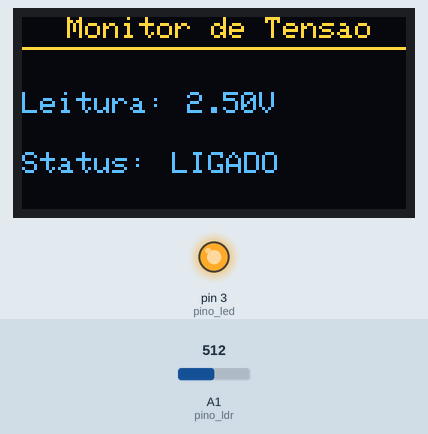
Recording of a sketch running on a simulated Arduino Uno, built with avr-gcc and run on an emulated ATmega328P. Parts: 128×64 one-colour display, output pins drawn as LEDs (lit = HIGH). The inputs (shaded band) are chosen by the test bench; at power-on: A1 (pino_ldr) = 512. The OLED is the two-colour kind (top 16 rows yellow); what the sketch prints to the serial monitor is not drawn.

Above: at 1.2 s.
1.3 s: A1 (pino_ldr) set to 499
At 1.6 s:
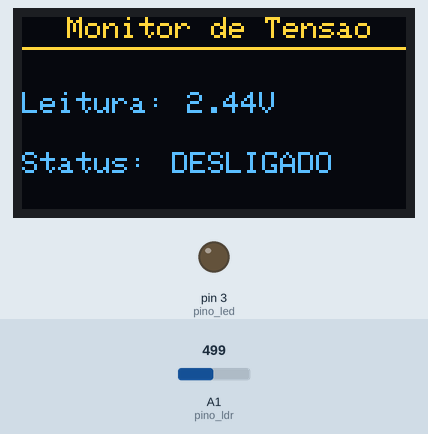
2.8 s: A1 (pino_ldr) set to 716
At 4.1 s:
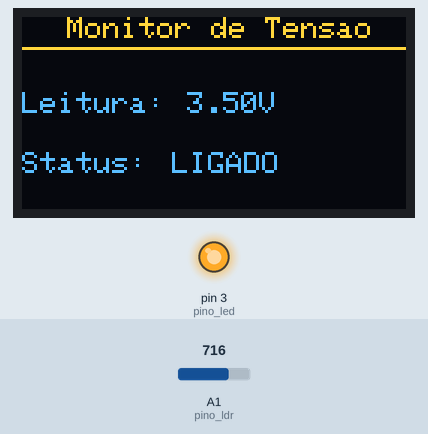
4.4 s: A1 (pino_ldr) set to 900
At 5.6 s:
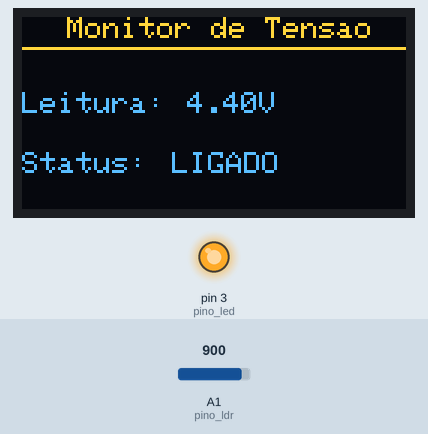
Timing chart, 0 to 7.4 s (numbered marks = the images above; inputs shaded):
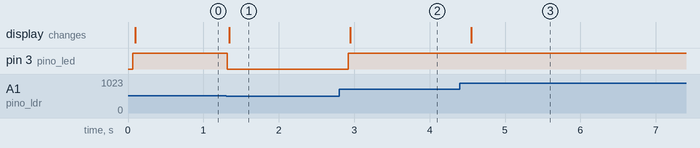

The sketch:

sensor-with-led-with-oled.ino
```cpp
//Bibliotecas para tela LCD
#include <Wire.h>
#include <Adafruit_GFX.h>
#include <Adafruit_SSD1306.h>

// Configurações do OLED
#define LARGURA_TELA 128
#define ALTURA_TELA 64
#define RESET_TELA -1
#define ENDERECO_I2C 0x3C // Endereço físico padrão do SSD1306

//Instaciar o objeto Adafruit_SSD1306 (nossa tela) com a variável 'display'.
//Passando 128 largura e 64 de altura, visto que ela é 128x64 pixel
Adafruit_SSD1306 display(LARGURA_TELA, ALTURA_TELA, &Wire, RESET_TELA);

//LDR = sensor de luz.

const int pino_ldr = A1;
float leitura_ldr = 0; //leitura analógica, há valores não inteiros
float tensao_analogica = 0; //para transformar os valores de tensao digital para analogico

const int pino_led = 3;

//Variáveis para estado de controle da interface:
//A ideia é apenas atualizar a tensão e a os dizeres "ligado" e "desligado" ao acontecer a mudança.
bool estadoLED = false;
bool estadoAnteriorLED = false;
bool primeiraExecucao = true; //inicializamos a tela com true.

void setup()
{
  Serial.begin(9600); //define a taxa de transferência serial em bit/s
  pinMode(pino_led, OUTPUT); //o pino do LED é de saída de sinal elétrico

  // Tenta iniciar a comunicação com o chip da tela. Apenas um teste para inicialização
  if(!display.begin(SSD1306_SWITCHCAPVCC, ENDERECO_I2C)) {
    for(;;); // Trava o sistema num loop infinito se houver falha de hardware
  }

  display.clearDisplay();
  display.setTextColor(SSD1306_WHITE, SSD1306_BLACK); //WHITE == 1 (ligado), BLACK == 0 (desligado)
  display.setTextSize(1);

  // --- Estrutura Estática da Interface (Desenhada apenas 1 vez) ---
  display.setCursor(15, 0);
  display.print("Monitor de Tensao"); //sem acento pq a tela não reconhece

  display.drawLine(0, 10, 128, 10, SSD1306_WHITE); // Uma linha de design

  display.setCursor(0, 25);
  display.print("Leitura: ");

  display.setCursor(0, 45);
  display.print("Status: ");

  // Descarrega o frame inicial da RAM para a tela
  display.display();
}

void loop()
{
  leitura_ldr = analogRead(pino_ldr); //função que capta a leitura do pino_ldr (nesse caso, A3)
  tensao_analogica = 5*leitura_ldr/1023;
  Serial.print("Tensao LDR: ");
  Serial.println(tensao_analogica);

  //Agora para ligar o led:
  if(tensao_analogica > 2.5){
  	digitalWrite(pino_led, HIGH);
    estadoLED = true;
  }
  else{
    digitalWrite(pino_led, LOW);
    estadoLED = false;
  }

  //Agora, medir a tensão:
  display.setCursor(55, 25); //pula os pixels da palavra "leitura"
  display.print(tensao_analogica);
  display.print("V "); //Com espaço para limpar lixo de memória residual de outros comandos de "display" feitos antes

  //Atualização de "ligado" para "desligado":
  if(estadoLED != estadoAnteriorLED || primeiraExecucao){
    display.setCursor(50, 45);

    if(estadoLED == true){
      display.print("LIGADO   "); //Com 3 espaços para sobrecresver "DESLIGADO" ao ligar.
    }
    else{
      display.print("DESLIGADO");
    }

    estadoAnteriorLED = estadoLED;
    primeiraExecucao = false;
  }

  display.display(); //atualiza o que está no visor.
  delay(150); //150ms para atualizar o que está na tela.
}
```

Measured:
- the behaviour switches between 512 and 511 on A1 (pino_ldr) (found by bisection; images 0 and 1)
- after the input at 1.3 s, pin 3 (pino_led): HIGH → LOW at once; the display: changes at once (image 1)
- after the input at 2.8 s, pin 3 (pino_led): LOW → HIGH after 0.12 s; the display: changes after 0.15 s (image 2)
- after the input at 4.4 s, the display: changes after 0.15 s (image 3)
